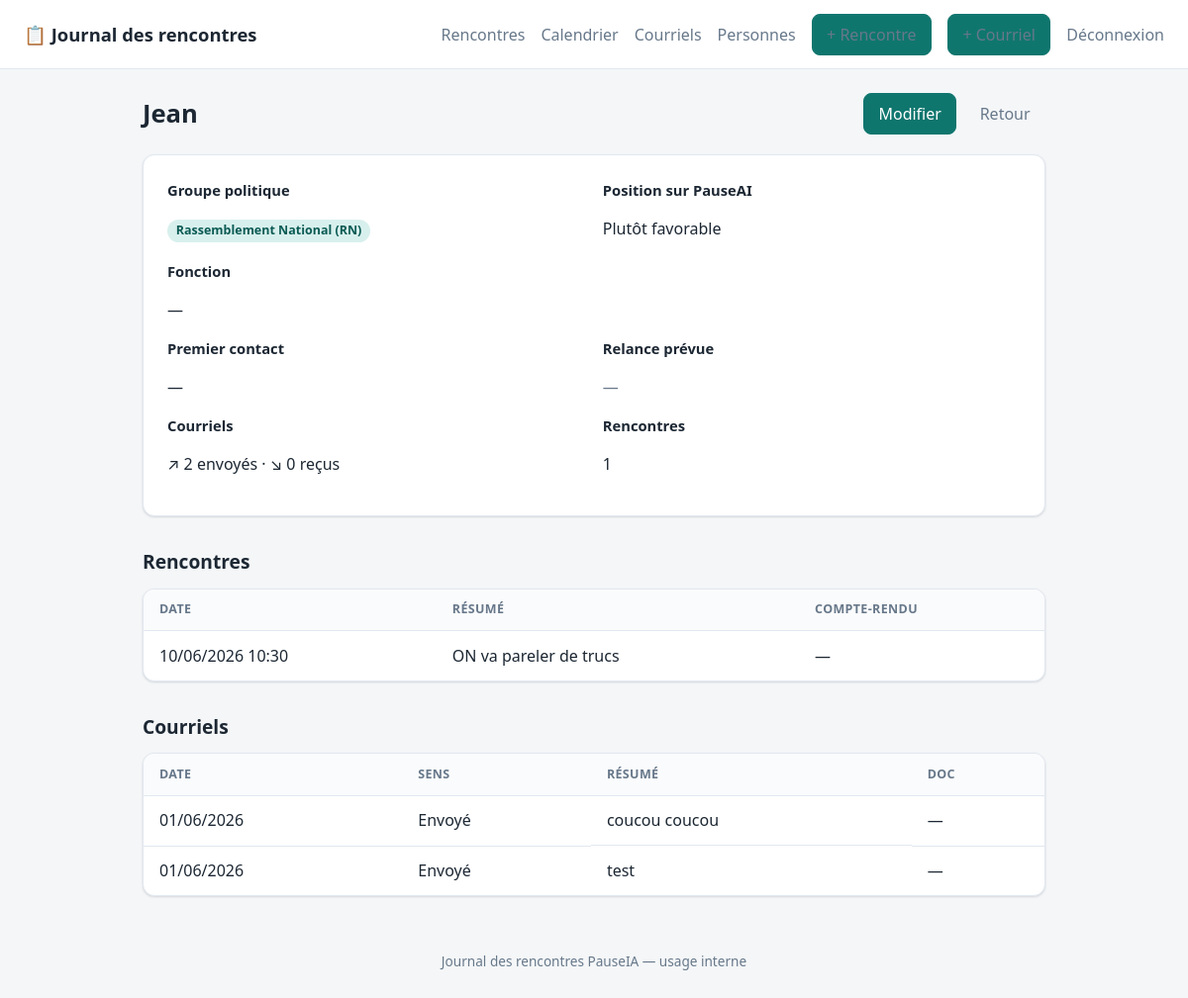
Page /people/1 (signed in) on the committed database.
### tables this page shows
CREATE TABLE persons (
            id              INTEGER PRIMARY KEY AUTOINCREMENT,
            name            TEXT NOT NULL,
            political_group TEXT NOT NULL,
            stance          TEXT NOT NULL,
            first_contacted TEXT,
            notes           TEXT,
            created_at      TEXT NOT NULL
        , follow_up_date TEXT, role TEXT);

CREATE TABLE meetings (
            id                   INTEGER PRIMARY KEY AUTOINCREMENT,
            meeting_date         TEXT NOT NULL,
            summary              TEXT NOT NULL,
            recorded_by          TEXT,
            document_stored_name TEXT,
            document_orig_name   TEXT,
            created_at           TEXT NOT NULL
        , meeting_time TEXT);

CREATE TABLE mails (
            id                   INTEGER PRIMARY KEY AUTOINCREMENT,
            mail_date            TEXT NOT NULL,
            direction            TEXT NOT NULL,   -- 'sent' or 'received'
            important            INTEGER NOT NULL DEFAULT 0,
            summary              TEXT NOT NULL,
            document_stored_name TEXT,
            document_orig_name   TEXT,
            created_at           TEXT NOT NULL
        , follow_up_date TEXT);

### app.py (the view)
@app.route("/people/<int:person_id>")
@login_required
def person_detail(person_id):
    db = get_db()
    person = db.execute(
        "SELECT * FROM persons WHERE id = ?", (person_id,)
    ).fetchone()
    if person is None:
        abort(404)
    meetings = db.execute(
        """
        SELECT m.* FROM meetings m
        JOIN meeting_persons mp ON mp.meeting_id = m.id
        WHERE mp.person_id = ?
        ORDER BY m.meeting_date DESC, m.id DESC
        """,
        (person_id,),
    ).fetchall()
    mails = db.execute(
        """
        SELECT x.* FROM mails x
        JOIN mail_persons xp ON xp.mail_id = x.id
        WHERE xp.person_id = ?
        ORDER BY x.mail_date DESC, x.id DESC
        """,
        (person_id,),
    ).fetchall()
    mails_sent = sum(1 for x in mails if x["direction"] == "sent")
    mails_received = sum(1 for x in mails if x["direction"] == "received")
    return render_template(
        "person_detail.html",
        p=person,
        meetings=meetings,
        mails=mails,
        mails_sent=mails_sent,
        mails_received=mails_received,
        directions=MAIL_DIRECTIONS,
    )

### app.py (called while the page is built)
@app.template_filter("fr_date")
def fr_date(value):
    if not value:
        return ""
    try:
        return datetime.strptime(value, "%Y-%m-%d").strftime("%d/%m/%Y")
    except ValueError:
        return value

def get_db():
    if "db" not in g:
        g.db = sqlite3.connect(DB_PATH)
        g.db.row_factory = sqlite3.Row
        g.db.execute("PRAGMA foreign_keys = ON")
    return g.db

def login_required(view):
    @wraps(view)
    def wrapped(*args, **kwargs):
        if not session.get("authenticated"):
            return redirect(url_for("login", next=request.path))
        return view(*args, **kwargs)
    return wrapped

### templates/person_detail.html (shortened to what this page needs)
{% extends "base.html" %}
{% block content %}
<div class="page-head">
  <h1>{{ p['name'] }}</h1>
  <span class="head-actions">
    <a class="btn btn-primary" href="{{ url_for('edit_person', person_id=p['id']) }}">Modifier</a>
    <a class="btn btn-ghost" href="{{ url_for('people') }}">Retour</a>
  </span>
</div>
<div class="card">
  <div class="grid-2">
    <div class="field">
      <label>Groupe politique</label>
      <p><span class="tag">{{ p['political_group'] }}</span></p>
    </div>
    <div class="field">
      <label>Position sur PauseAI</label>
      <p>{{ p['stance'] }}</p>
    </div>
  </div>
  <div class="grid-2">
    <div class="field">
      <label>Fonction</label>
      <p>{{ p['role'] or '—' }}</p>
    </div>
  </div>
  <div class="grid-2">
    <div class="field">
      <label>Premier contact</label>
      <p>{{ p['first_contacted'] | fr_date or '—' }}</p>
    </div>
    <div class="field">
      <label>Relance prévue</label>
      {% if p['follow_up_date'] %}
        {% set d = p['follow_up_date'] | days_until %}
        <p>
          {{ p['follow_up_date'] | fr_date }}
          {% if d < 0 %}
            <span class="due due-overdue">en retard de {{ -d }}&nbsp;j</span>
          {% elif d == 0 %}
            <span class="due due-soon">aujourd'hui</span>
          {% else %}
            <span class="due {{ 'due-soon' if d <= 7 else 'due-ok' }}">dans {{ d }}&nbsp;j</span>
          {% endif %}
        </p>
      {% else %}
        <p class="muted">—</p>
      {% endif %}
    </div>
  </div>
  <div class="grid-2">
    <div class="field">
      <label>Courriels</label>
      <p>↗ {{ mails_sent }} envoyé{{ '' if mails_sent == 1 else 's' }}
         · ↘ {{ mails_received }} reçu{{ '' if mails_received == 1 else 's' }}</p>
    </div>
    <div class="field">
      <label>Rencontres</label>
      <p>{{ meetings|length }}</p>
    </div>
  </div>
</div>
<h2>Rencontres</h2>
{% if meetings %}
<div class="table-wrap">
  <table class="meetings">
    <thead>
      <tr><th>Date</th><th>Résumé</th><th>Compte-rendu</th></tr>
    </thead>
    <tbody>
      {% for m in meetings %}
      <tr onclick="window.location='{{ url_for('meeting_detail', meeting_id=m['id']) }}'">
        <td class="nowrap">{{ m['meeting_date'] | fr_date }}{% if m['meeting_time'] %} {{ m['meeting_time'] }}{% endif %}</td>
        <td class="summary-cell">{{ m['summary'] }}</td>
        <td class="nowrap">{% if m['document_stored_name'] %}📎{% else %}—{% endif %}</td>
      </tr>
      {% endfor %}
    </tbody>
  </table>
</div>
{% else %}
<div class="empty"><p>Aucune rencontre enregistrée avec cette personne pour le moment.</p></div>
{% endif %}
<h2>Courriels</h2>
{% if mails %}
<div class="table-wrap">
  <table class="meetings">
    <thead>
      <tr><th>Date</th><th>Sens</th><th>Résumé</th><th>Doc</th></tr>
    </thead>
    <tbody>
      {% for x in mails %}
      <tr onclick="window.location='{{ url_for('mail_detail', mail_id=x['id']) }}'">
        <td class="nowrap">
          {{ x['mail_date'] | fr_date }}
        </td>
        <td class="nowrap">{{ directions[x['direction']] }}</td>
        <td class="summary-cell">{{ x['summary'] }}</td>
        <td class="nowrap">{% if x['document_stored_name'] %}📎{% else %}—{% endif %}</td>
      </tr>
      {% endfor %}
    </tbody>
  </table>
</div>
{% else %}
<div class="empty"><p>Aucun courriel échangé avec cette personne pour le moment.</p></div>
{% endif %}
{% endblock %}

### templates/base.html (shortened to what this page needs)
<!doctype html>
<html lang="fr">
<head>
  <link rel="stylesheet" href="{{ url_for('static', filename='style.css') }}">
</head>
<body>
  <header class="site-header">
    <a class="brand" href="{{ url_for('index') }}">📋 Journal des rencontres</a>
    <nav>
      {% if session.get('authenticated') %}
        <a href="{{ url_for('index') }}">Rencontres</a>
        <a href="{{ url_for('calendar_view') }}">Calendrier</a>
        <a href="{{ url_for('mails') }}">Courriels</a>
        <a href="{{ url_for('people') }}">Personnes</a>
        <a class="btn btn-primary" href="{{ url_for('new_meeting') }}">+ Rencontre</a>
        <a class="btn btn-primary" href="{{ url_for('new_mail') }}">+ Courriel</a>
        <a class="muted" href="{{ url_for('logout') }}">Déconnexion</a>
      {% endif %}
    </nav>
  </header>
  <main class="container">
    {% block content %}{% endblock %}
  </main>
  <footer class="site-footer">
    <span class="muted">Journal des rencontres PauseIA — usage interne</span>
  </footer>
</body>
</html>

### static/style.css (style rules this page uses)
:root { --bg: #f4f6f8; --surface: #ffffff; --ink: #1c2733; --muted: #67788a; --line: #e2e8f0; --brand: #0f766e; --brand-ink: #0b5a54; --brand-soft:#d8f0ed; --danger: #b42318; --danger-bg: #fef3f2; --ok: #027a48; --ok-bg: #ecfdf3; --radius: 12px; --shadow: 0 1px 2px rgba(16,24,40,.06), 0 1px 3px rgba(16,24,40,.08); }
* { box-sizing: border-box; }
body { margin: 0; font-family: system-ui, -apple-system, "Segoe UI", Roboto, Helvetica, Arial, sans-serif; color: var(--ink); background: var(--bg); line-height: 1.5; }
a { color: var(--brand); text-decoration: none; }
.site-header { display: flex; align-items: center; justify-content: space-between; gap: 1rem; padding: .85rem 1.5rem; background: var(--surface); border-bottom: 1px solid var(--line); position: sticky; top: 0; z-index: 10; }
.brand { font-weight: 700; font-size: 1.15rem; color: var(--ink); }
.site-header nav { display: flex; align-items: center; gap: 1rem; }
.site-header nav a { color: var(--muted); font-weight: 500; }
.site-footer { text-align: center; padding: 2rem 1rem; color: var(--muted); font-size: .85rem; }
.container { max-width: 960px; margin: 0 auto; padding: 1.5rem; }
.page-head { display: flex; align-items: center; justify-content: space-between; gap: 1rem; margin-bottom: 1.25rem; }
h1 { font-size: 1.6rem; margin: 0; }
.head-actions { display: flex; gap: .5rem; }
h2 { font-size: 1.2rem; margin: 2rem 0 .75rem; }
.muted { color: var(--muted); }
.btn { display: inline-flex; align-items: center; gap: .4rem; padding: .5rem .9rem; border: 1px solid var(--line); border-radius: 8px; background: var(--surface); color: var(--ink); font: inherit; font-weight: 500; cursor: pointer; white-space: nowrap; transition: background .12s, border-color .12s; }
.btn-primary { background: var(--brand); border-color: var(--brand); color: #fff; }
.btn-ghost { background: transparent; border-color: transparent; color: var(--muted); }
.table-wrap { background: var(--surface); border: 1px solid var(--line); border-radius: var(--radius); overflow: hidden; box-shadow: var(--shadow); }
table.meetings { width: 100%; border-collapse: collapse; }
table.meetings thead th { text-align: left; font-size: .78rem; text-transform: uppercase; letter-spacing: .03em; color: var(--muted); background: #fafbfc; padding: .7rem 1rem; border-bottom: 1px solid var(--line); }
table.meetings tbody td { padding: .8rem 1rem; border-bottom: 1px solid var(--line); vertical-align: top; }
table.meetings tbody tr:last-child td { border-bottom: 0; }
table.meetings tbody tr { cursor: pointer; transition: background .1s; }
.nowrap { white-space: nowrap; }
.summary-cell { max-width: 380px; overflow: hidden; text-overflow: ellipsis; display: -webkit-box; -webkit-line-clamp: 2; -webkit-box-orient: vertical; }
.tag { display: inline-block; padding: .15rem .55rem; margin: .1rem .15rem .1rem 0; background: var(--brand-soft); color: var(--brand-ink); border-radius: 999px; font-size: .78rem; font-weight: 600; white-space: nowrap; }
.card { background: var(--surface); border: 1px solid var(--line); border-radius: var(--radius); padding: 1.5rem; box-shadow: var(--shadow); }
.grid-2 { display: grid; grid-template-columns: 1fr 1fr; gap: 1.1rem; }
.field > label { display: block; font-weight: 600; margin-bottom: .35rem; font-size: .92rem; }

### rows in the picture
persons: name "Jean", political_group "Rassemblement National (RN)", stance "Plutôt favorable"
meetings: meeting_date|fr_date "10/06/2026", meeting_time "10:30", summary "ON va pareler de trucs"
mails: mail_date|fr_date "01/06/2026", direction "Envoyé", summary "coucou coucou"
mails: mail_date|fr_date "01/06/2026", direction "Envoyé", summary "test"

### other values in the picture
{{ p['role'] or '—' }} "—"
{{ p['first_contacted'] | fr_date or '—' }} "—"
{{ mails_sent }} "2"
{{ '' if mails_sent == 1 else 's' }} "s"
{{ mails_received }} "0"
{{ '' if mails_received == 1 else 's' }} "s"
{{ meetings|length }} "1"
